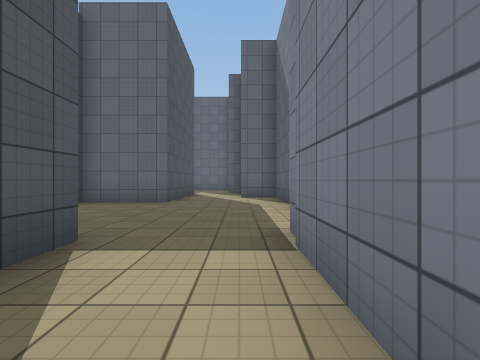
View 1 (above)

24 first-person views from a walk through a Unity game level. The camera is 1.2 m above the floor, looks level and sees 85° across. The floor is counted in squares, 2 m on a side. Each view is taken from the middle of a square. On the plan, view 1 faces up. The plan holds only what a view shows up to about 9 squares ahead; the rest is blank. The place goes on beyond the plan. The player character is not drawn. Surface patterns are stand-ins for the level's own textures.

View 2
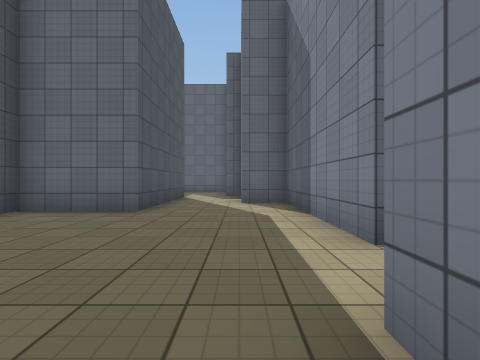

View 3
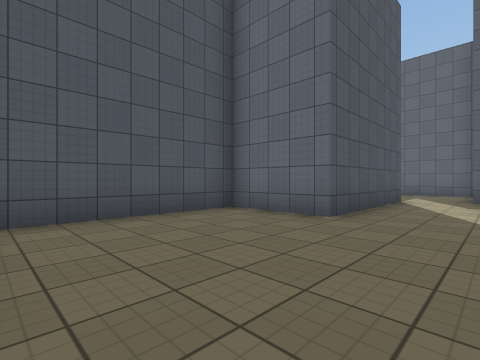

View 4
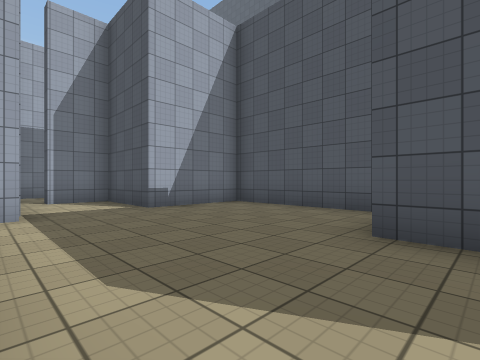

View 5
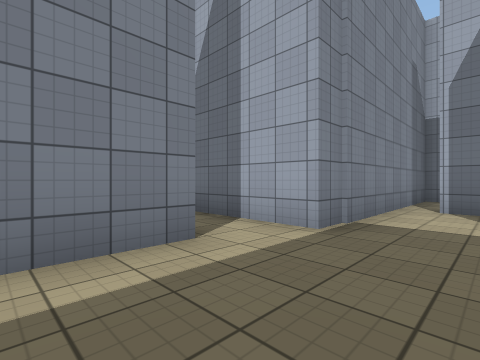

View 6
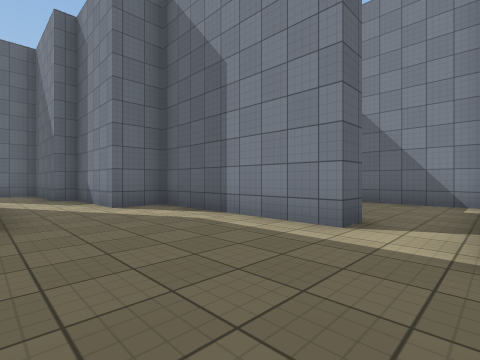

View 7
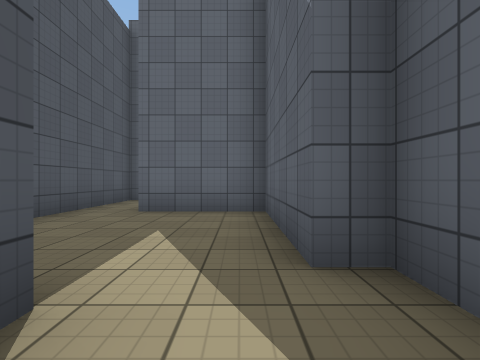

View 8
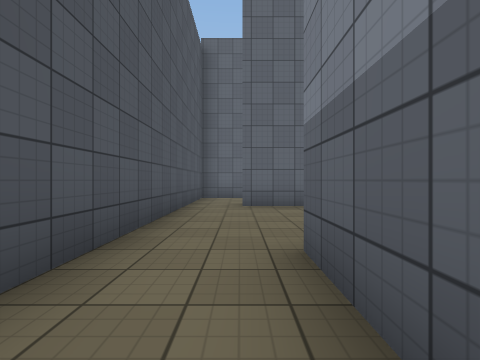

View 9
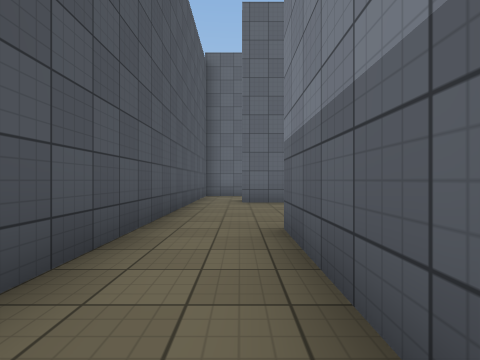

View 10
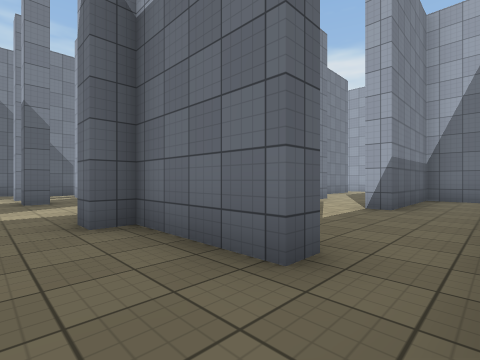

View 11
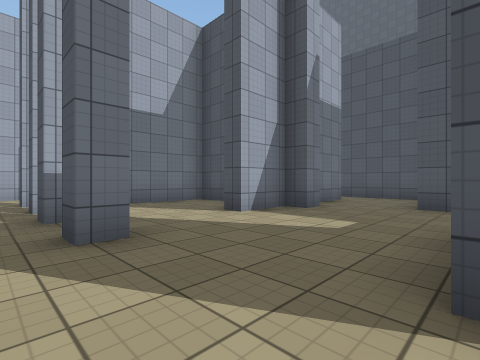

View 12
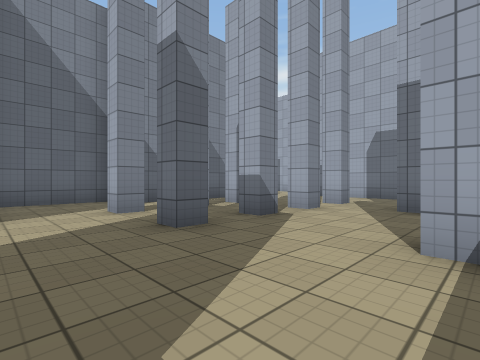

View 13
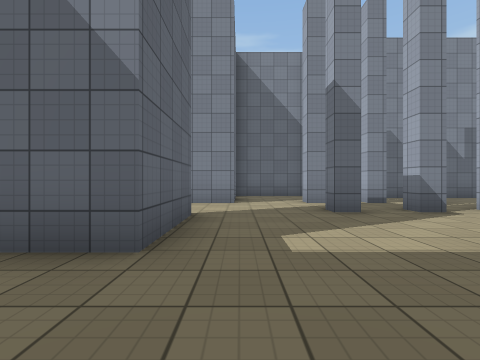

View 14
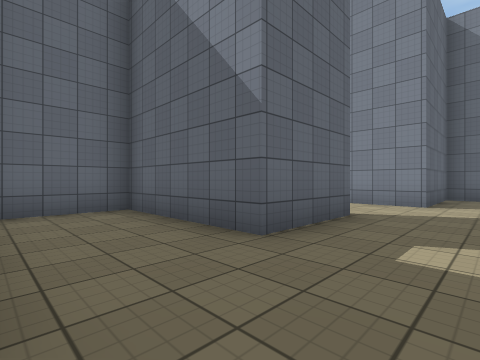

View 15
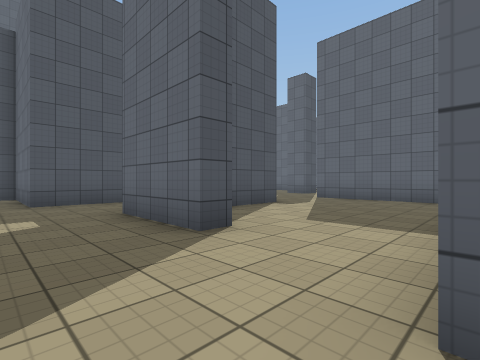

View 16
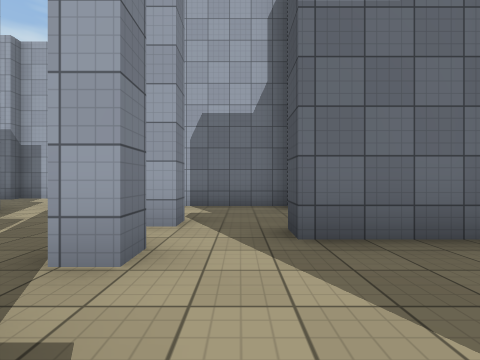

View 17
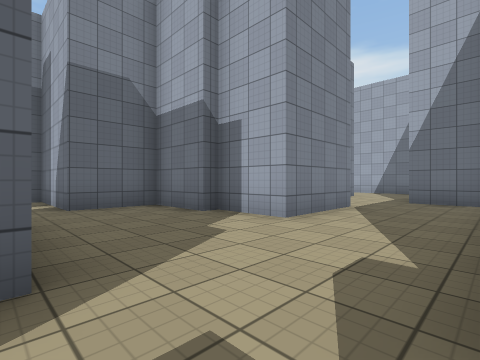

View 18
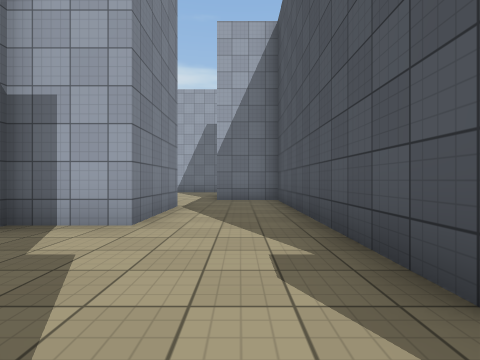

View 19
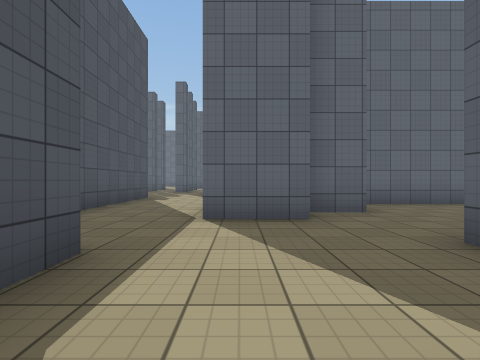

View 20
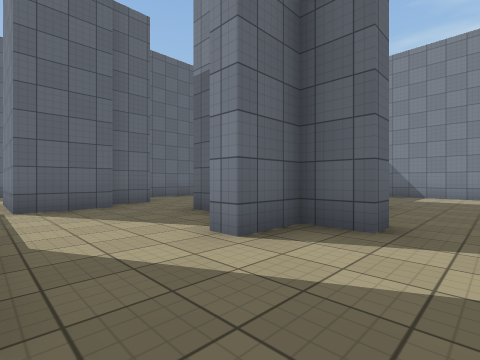

View 21
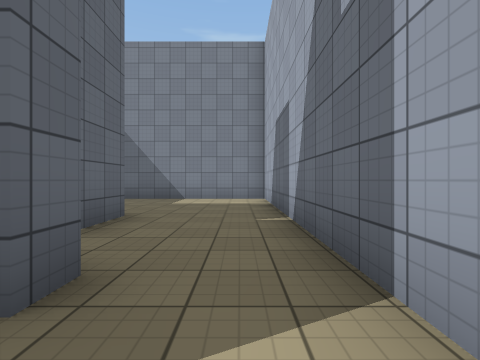

View 22
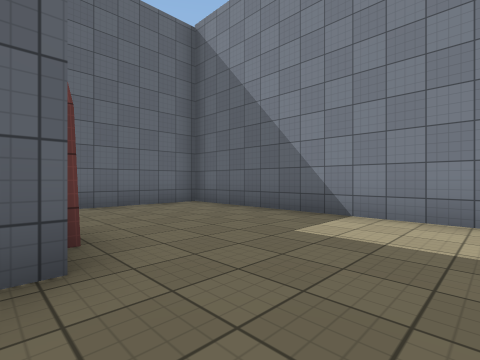

View 23
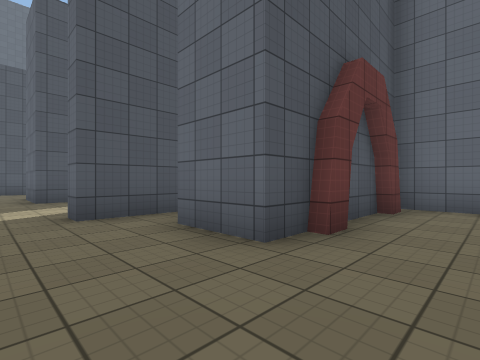

View 24
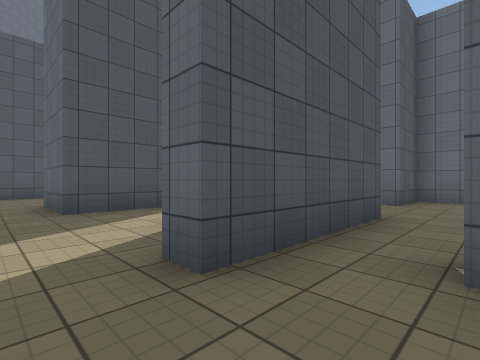

### Floor plan
Points are (right, up) in squares from view 1. A wall is a line through its corners. A room is listed if a view was taken in it or the views show most of it. See-through windows are left out.
Room 1 (views 1, 2, 3, 4, 5, 6, 7)
walls: (1.9, 4.4) (1.2, 4.4) (1.2, 8.9) (0, 8.9) (0, 11.8); (-2, 11.2) (-2, 7) (-4.3, 7) (-4.3, 2.6) (-1.6, 2.6) (-1.6, 0.1) (-0.1, 0.1); (-0.6, -2.8) (0.5, -2.8) (0.5, 3.1) (3.1, 3.1)
ways out: opening at (-1, 11) to room 2; opening at (2, 4)
Room 2 (views 8, 9)
walls: (-0.5, 11.8) (-0.5, 15) (-2.9, 15) (-2.9, 15.5); (-4.3, 15.6) (-4.3, 9.4); (-3.6, 7.8) (-2.5, 7.8) (-2.5, 11.2) (-2, 11.2)
ways out: opening at (-1, 11) to room 1; opening at (-3.5, 15) to room 3
Room 3 (view 10)
walls: (-2.5, 17.8) (-4.3, 17.8) (-4.3, 15.6)
ways out: opening at (-3.5, 15) to room 2; opening at (-2, 16.5) to room 4
Room 4 (views 11, 12, 13, 14, 15, 16, 17, 18)
walls: (5.9, 13.2) (6.4, 13.2); (3.9, 12.6) (3.9, 13.2) (4.4, 13.2) (4.4, 12.8); (3.9, 11.1) (3.9, 11.6) (4.4, 11.6); (5.8, 15.6) (5.8, 16.2) (6.4, 16.2); (3.9, 15.8) (3.9, 16.2) (4.4, 16.2) (4.4, 15.8); (5.9, 8.9) (5.9, 2.1) (7.7, 2.1) (7.7, 0.4); (7.8, 9.7) (7.8, 14.9); (8.7, 15.4) (8.7, 18.2) (5.8, 18.2) (5.8, 19.9); (0, 13.5) (0, 12.4) (2.5, 12.4) (2.5, 11.8); (1.9, 8.9) (4.8, 8.9); (3.5, 19.4) (3.5, 18.8) (1.2, 18.8) (1.2, 22.4) (-0.9, 22.4); (-2.9, 15.5) (-0.5, 15.5) (-0.5, 16.1) (0, 16.1) (0, 15.5) (1.5, 15.5) (1.5, 15); (-1.3, 19.9) (-1.3, 17.8) (-2.5, 17.8); (10.1, 4) (8.4, 4) (8.4, 6.5) (9.9, 6.5) (9.9, 6.9) (11.9, 6.9) (11.9, 8.9); (1.6, 22.9) (1.6, 21); (13.4, 6.5) (11.3, 6.5) (11.3, 4.8) (10.2, 4.8); (4.9, 25.3) (1.6, 25.3); (11.7, 2.5) (11.7, -1); (11.1, 1.9) (11.1, 2.5)
ways out: opening at (-2, 16.5) to room 3; opening at (8.5, 0) to room 5; gap at (13, 0) to room 5; opening at (2, 24); opening at (12, 9); opening at (14.5, 5.5)
Room 5 (views 19, 20, 21, 22, 23, 24)
walls: (14.4, 0.9) (14.4, -0.1) (12.7, -0.1); (11.7, -1) (11.1, -1) (11.1, -0.1) (9.9, -0.1) (9.9, 0.5); (14.7, 1.4) (14.7, 0.8); (10.8, -2.8) (18.4, -2.8) (18.4, 4.2) (14.4, 4.2); (14.4, 3.1) (14.4, 1.9); (14.7, 3.6) (14.7, 3); (7.7, 0.4) (7.7, -1)
ways out: opening at (8.5, 0) to room 4; gap at (13, 0) to room 4; opening at (6.5, -2)

Where each view was taken, in squares from view 1:
view 1: 0 up, 0 right, facing up
view 2: 2 up, 0 right, facing up
view 3: 3 up, 0 right, facing up-left
view 4: 8 up, 1 right, facing down-left
view 5: 6 up, 1 left, facing down-right
view 6: 3 up, 2 left, facing up-right
view 7: 10 up, 1 left, facing up
view 8: 9 up, 3 left, facing up
view 9: 8 up, 3 left, facing up
view 10: 17 up, 4 left, facing down-right
view 11: 19 up, 5 right, facing down-left
view 12: 18 up, 1 right, facing down-right
view 13: 18 up, 1 left, facing right
view 14: 17 up, 1 left, facing up-right
view 15: 17 up, 6 right, facing up-left
view 16: 15 up, 3 right, facing down
view 17: 10 up, 6 right, facing down-right
view 18: 10 up, 7 right, facing down
view 19: 0 up, 9 right, facing up
view 20: 2 down, 8 right, facing up-right
view 21: 2 down, 10 right, facing right
view 22: 2 down, 14 right, facing up-right
view 23: 2 down, 16 right, facing up-left
view 24: 2 down, 13 right, facing up-left
